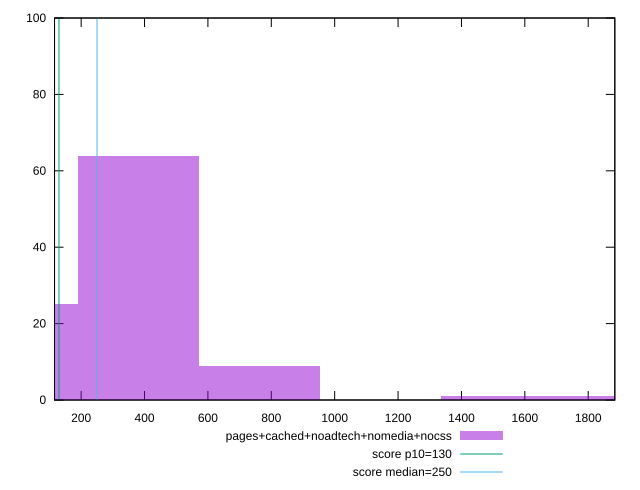

Source code (gnuplot):
reset

$pagesCachedNoadtechNomediaNocss <<EOF
0 25
381.7860650712863 64
763.5721301425726 9
1908.9303253564317 1
1527.1442602851453 1
EOF

set key outside below
set boxwidth 381.7860650712863
set xrange [116:1884]
set yrange [0:100]
set trange [0:100]
set style fill transparent solid 0.5 noborder

set parametric
set terminal svg size 640, 490 enhanced background rgb 'white'
set output "report_00014_2021-02-09T15:56:05.503Z/max-potential-fid/comparison/histogram/4_vs_5.svg"

plot $pagesCachedNoadtechNomediaNocss title "pages+cached+noadtech+nomedia+nocss" with boxes, \
     130,t title "score p10=130", \
     250,t title "score median=250"

reset
